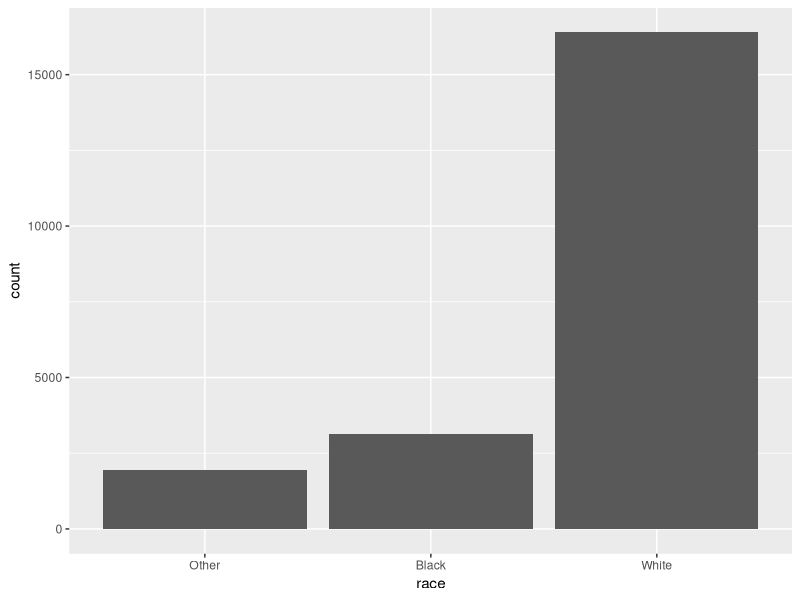
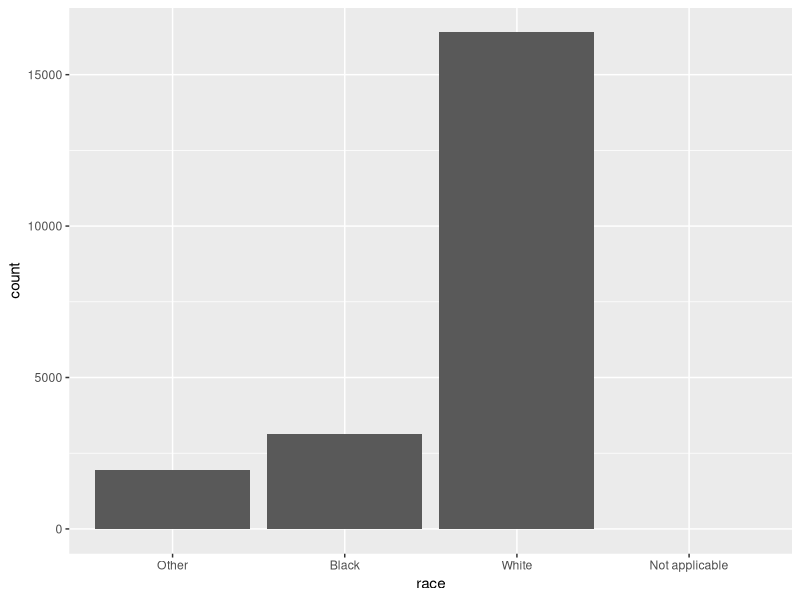
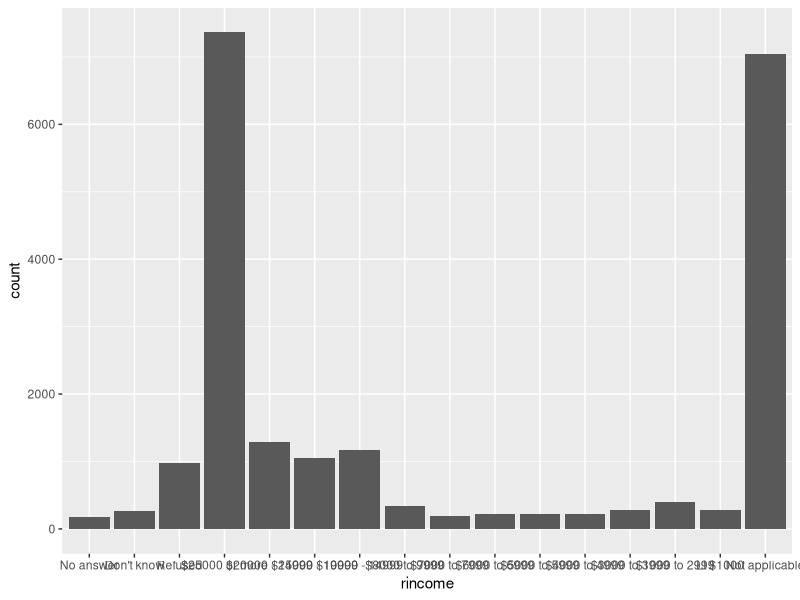
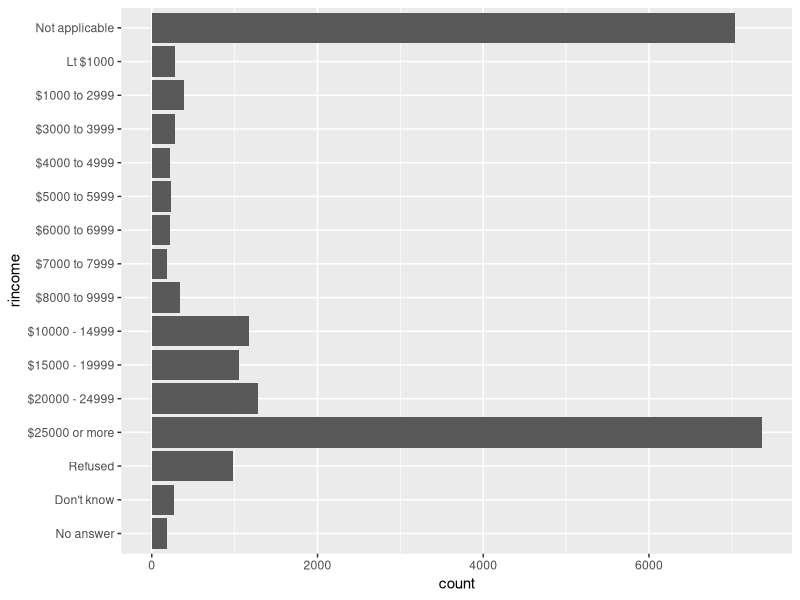
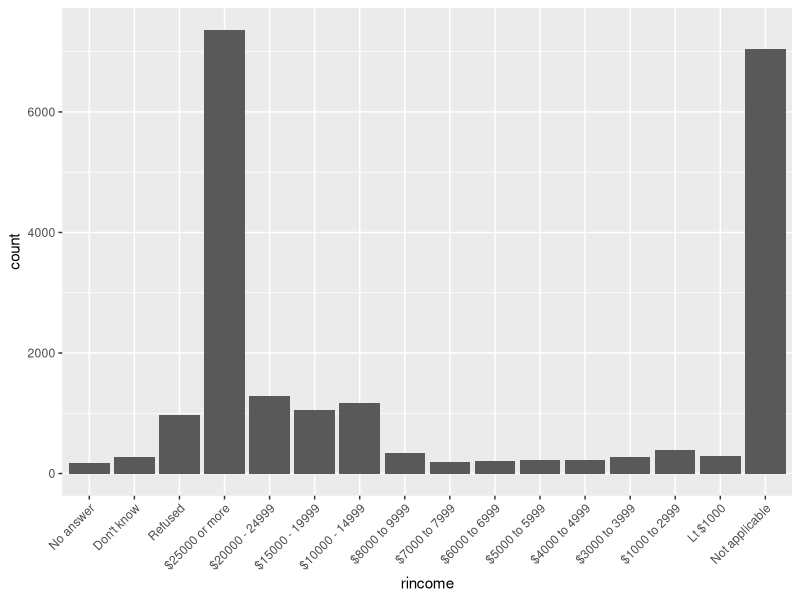
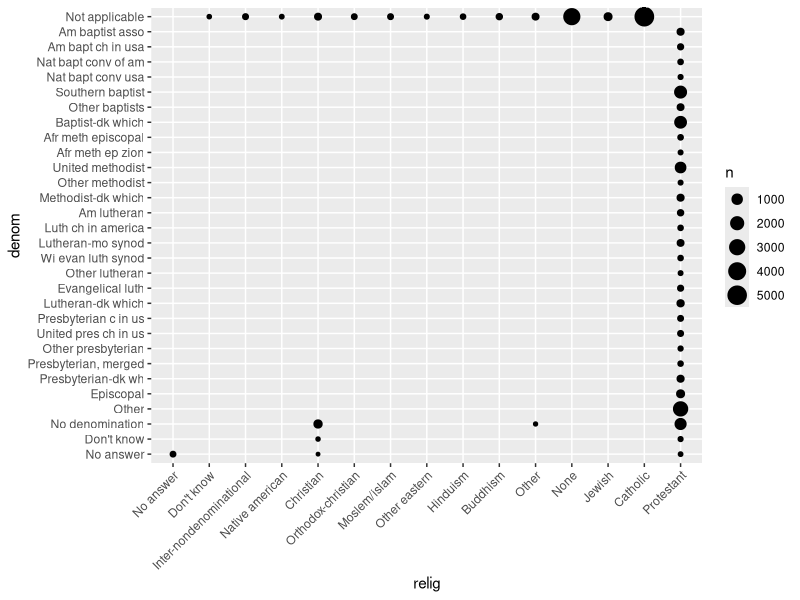
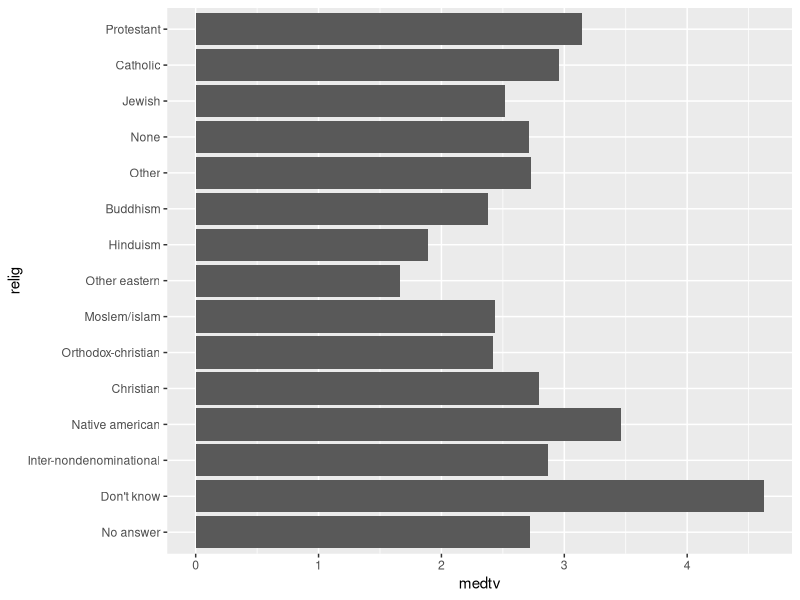
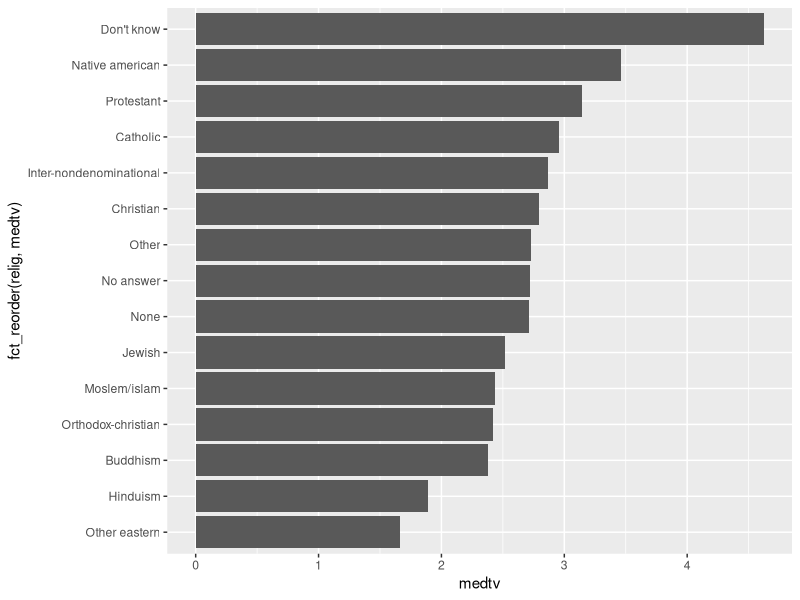

R code for these plots, in order:
## ---- chunk 1
knitr::opts_chunk$set(echo = TRUE)
require(tidyverse)
## ---- chunk 2
meses <- c("Dec","Ago","Fev","Sep")
## ---- chunk 3
x2 <- c("Jan","Fev","Mar","Abt")
## ---- chunk 4
sort(meses)
## ---- chunk 5
month_levels <- c(
  "Jan", "Fev", "Mar", "Abr", "Mai", "Jun", 
  "Jul", "Ago", "Set", "Out", "Nov", "Dez"
)
## ---- chunk 6
y1 <- factor(month_levels,levels = month_levels)
## ---- chunk 7
sort(y1)
## ---- chunk 8
x <- factor(c(x2),levels = month_levels)
x
## ---- chunk 9
f1 <- factor(meses, levels = unique(meses))
f1



f2 <- meses %>% factor() %>% fct_inorder()
f2

## ---- chunk 10
levels(y1)
## ---- chunk 11
gss_cat
## ---- chunk 12
gss_cat %>% count(race)
gss_cat %>% ggplot(aes(race)) + geom_bar()
## ---- chunk 13
gss_cat %>% ggplot(aes(race)) + geom_bar() + scale_x_discrete(drop=F)
## ---- chunk 14
gss_cat %>% ggplot(aes(rincome)) + geom_bar()
## ---- chunk 15
gss_cat %>% ggplot(aes(rincome)) + geom_bar() + coord_flip()
## ---- chunk 16
gss_cat %>% ggplot(aes(rincome)) + geom_bar() + theme(axis.text.x= element_text(angle=45,hjust=1))
## ---- chunk 17
gss_cat %>% count(relig,sort=T) %>% head(1)
## ---- chunk 18
gss_cat %>% count(partyid,sort=T) %>% head(1)
## ---- chunk 19
gss_cat %>% group_by(relig,denom) %>% summarise(n())
## ---- chunk 20
gss_cat %>% count(relig,denom) %>% ggplot(aes(relig,denom,size=n)) + geom_point() + theme(axis.text.x = element_text(angle=45,hjust = 1))
## ---- chunk 21
summartvreg <- gss_cat %>% group_by(relig) %>% summarise(medtv = mean(tvhours,na.rm=T)) 

summartvreg %>% ggplot(aes(x=medtv,y=relig)) + geom_bar(stat="identity")
## ---- chunk 22
summartvreg %>% ggplot(aes(medtv,fct_reorder(relig,medtv))) + geom_bar(stat="identity")
## ---- chunk 23
summartvreg  %>%
  mutate(relig = fct_reorder(relig, medtv)) %>%
  ggplot(aes(medtv, relig)) +
    geom_point()
## ---- chunk 24
rincome_summary <- gss_cat %>%
  group_by(rincome) %>%
  summarise(
    age = mean(age, na.rm = TRUE),
    tvhours = mean(tvhours, na.rm = TRUE),
    n = n()
  )

ggplot(rincome_summary, aes(age, fct_reorder(rincome, age))) + geom_point()
## ---- chunk 25
gss_cat %>% group_by(rincome) %>% summarise(idadem = mean(age,na.rm = T)) %>% mutate(rincome = fct_relevel(rincome,"Not applicable")) %>% ggplot(aes(x=idadem,rincome)) + geom_point()
## ---- chunk 26
by_age <- gss_cat %>%
  filter(!is.na(age)) %>%
  count(age, marital) %>%
  group_by(age) %>%
  mutate(prop = n / sum(n))

ggplot(by_age, aes(age, prop, colour = marital)) +
  geom_line(na.rm = TRUE)

ggplot(by_age, aes(age, prop, colour = fct_reorder2(marital, age, prop))) +
  geom_line() +
  labs(colour = "marital")
## ---- chunk 27
gss_cat %>% mutate(marital = marital %>% fct_infreq() %>% fct_rev()) %>%  ggplot(aes(marital)) + geom_bar() + labs(title = "Ordenado por frequência e invertido")

gss_cat %>% mutate(marital = marital %>% fct_infreq()) %>%  ggplot(aes(marital)) + geom_bar() + labs(title = "Ordenado por frequência")

gss_cat %>% ggplot(aes(marital)) + geom_bar() + labs(title = "Sem ordenação")

## ---- chunk 28
gss_cat$tvhours %>% summary
## ---- chunk 29
gss_cat %>% ggplot(aes(tvhours)) + geom_histogram(binwidth = 1,center=0.5)
## ---- chunk 30
gss_cat$tvhours %>% mean(trim=0.05,na.rm=T)
## ---- chunk 31
gss_cat %>% count(partyid)
## ---- chunk 32
gss_cat %>%
  mutate(partyid = fct_recode(partyid,
    "Republican, strong"    = "Strong republican",
    "Republican, weak"      = "Not str republican",
    "Independent, near rep" = "Ind,near rep",
    "Independent, near dem" = "Ind,near dem",
    "Democrat, weak"        = "Not str democrat",
    "Democrat, strong"      = "Strong democrat"
  )) %>%
  count(partyid)
## ---- chunk 33
gss_cat %>%
  mutate(partyid = fct_recode(partyid,
    "Republican, strong"    = "Strong republican",
    "Republican, weak"      = "Not str republican",
    "Independent, near rep" = "Ind,near rep",
    "Independent, near dem" = "Ind,near dem",
    "Democrat, weak"        = "Not str democrat",
    "Democrat, strong"      = "Strong democrat",
    "Other"                 = "No answer",
    "Other"                 = "Don't know",
    "Other"                 = "Other party"
  )) %>%
  count(partyid)
## ---- chunk 34
gss_cat %>%
  mutate(partyid = fct_collapse(partyid,
    other = c("No answer", "Don't know", "Other party"),
    rep = c("Strong republican", "Not str republican"),
    ind = c("Ind,near rep", "Independent", "Ind,near dem"),
    dem = c("Not str democrat", "Strong democrat")
  )) %>%
  count(partyid)
## ---- chunk 35
gss_cat %>%
  mutate(relig = fct_lump(relig)) %>%
  count(relig)
## ---- chunk 36
gss_cat %>%
  mutate(relig = fct_lump(relig, n = 10)) %>%
  count(relig, sort = TRUE)
## ---- chunk 37
gss_cat %>%
  mutate(partyid = fct_collapse(partyid,
    other = c("No answer", "Don't know", "Other party"),
    rep = c("Strong republican", "Not str republican"),
    ind = c("Ind,near rep", "Independent", "Ind,near dem"),
    dem = c("Not str democrat", "Strong democrat")
  )) %>% group_by(year,partyid) %>% summarise(totalp = n()) %>% 
  ungroup() %>% group_by(year) %>% mutate(prop = totalp/sum(totalp)) %>% 
  ggplot(aes(x=year,y=prop,color=partyid)) + geom_line() + geom_point()
## ---- chunk 38
gss_cat %>% mutate(rincome = fct_collapse(rincome,
  outro = c("No answer","Don't know","Refused"),
  less6k = c("$5000 to 5999","$4000 to 4999","$3000 to 3999","$1000 to 2999","Lt $1000"),
  bettwen6_10k = c("$8000 to 9999",	"$7000 to 7999",	"$6000 to 6999"),
  bettwen10_20k = c("$15000 - 19999","$10000 - 14999"),
  morethan25k = c("$25000 or more",	"$20000 - 24999"),
)) %>% mutate(rincome = fct_relevel(rincome,"outro",after=4)) %>% count(rincome)
